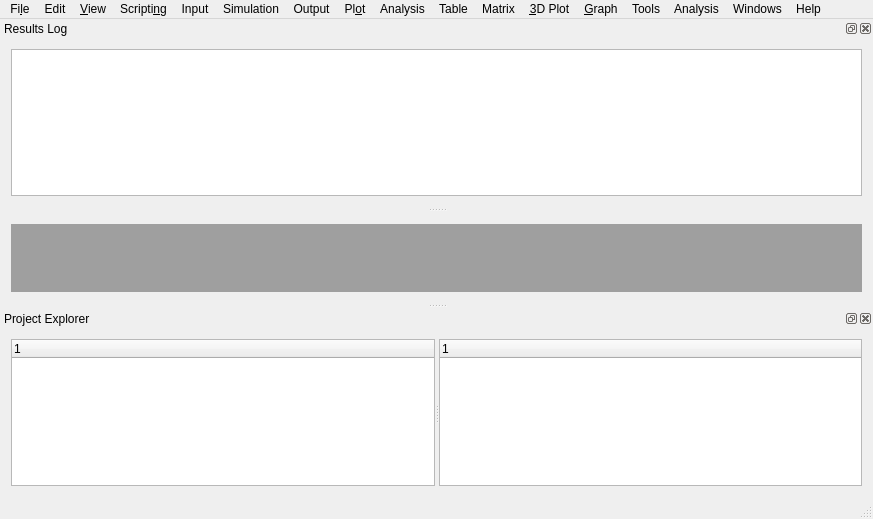
<?xml version="1.0" encoding="UTF-8"?>
<ui version="4.0">
 <class>ApplicationWindow</class>
 <widget class="QMainWindow" name="ApplicationWindow">
  <property name="geometry">
   <rect>
    <x>0</x>
    <y>0</y>
    <width>873</width>
    <height>519</height>
   </rect>
  </property>
  <property name="windowTitle">
   <string>MainWindow</string>
  </property>
  <widget class="QWidget" name="centralWidget">
   <layout class="QGridLayout" name="gridLayout">
    <item row="0" column="0">
     <widget class="QMdiArea" name="mdiArea"/>
    </item>
   </layout>
  </widget>
  <widget class="QMenuBar" name="menuBar">
   <property name="geometry">
    <rect>
     <x>0</x>
     <y>0</y>
     <width>873</width>
     <height>22</height>
    </rect>
   </property>
   <widget class="QMenu" name="menuFile">
    <property name="title">
     <string>Fi&amp;le</string>
    </property>
    <widget class="QMenu" name="menuExportGraph">
     <property name="title">
      <string>&amp;Export Graph</string>
     </property>
     <addaction name="actionExportCurrentGraph"/>
     <addaction name="actionExportAllGraphs"/>
    </widget>
    <widget class="QMenu" name="menuNew">
     <property name="title">
      <string>&amp;New</string>
     </property>
     <addaction name="actionNewProject"/>
     <addaction name="actionNewTable"/>
     <addaction name="actionNewMatrix"/>
     <addaction name="actionNewNote"/>
     <addaction name="actionNewGraph"/>
     <addaction name="actionNewFunctionPlot"/>
     <addaction name="actionNew3DSurfacePlot"/>
    </widget>
    <widget class="QMenu" name="menuRecentProjects">
     <property name="title">
      <string>&amp;Recent Projects</string>
     </property>
    </widget>
    <addaction name="menuNew"/>
    <addaction name="actionOpenAproj"/>
    <addaction name="menuRecentProjects"/>
    <addaction name="separator"/>
    <addaction name="actionOpenImage"/>
    <addaction name="actionImportImage"/>
    <addaction name="separator"/>
    <addaction name="actionSaveProject"/>
    <addaction name="actionSaveProjectAs"/>
    <addaction name="separator"/>
    <addaction name="actionOpenTemplate"/>
    <addaction name="actionSaveAsTemplate"/>
    <addaction name="separator"/>
    <addaction name="menuExportGraph"/>
    <addaction name="actionPrint"/>
    <addaction name="actionPrintAllPlots"/>
    <addaction name="separator"/>
    <addaction name="actionExportASCII"/>
    <addaction name="actionImportASCII"/>
    <addaction name="separator"/>
    <addaction name="actionQuit"/>
   </widget>
   <widget class="QMenu" name="menuEdit">
    <property name="title">
     <string>Edit</string>
    </property>
    <addaction name="actionUndo"/>
    <addaction name="actionRedo"/>
    <addaction name="separator"/>
    <addaction name="actionCutSelection"/>
    <addaction name="actionCopySelection"/>
    <addaction name="actionPasteSelection"/>
    <addaction name="actionClearSelection"/>
    <addaction name="separator"/>
    <addaction name="actionDeleteFitTables"/>
    <addaction name="actionClearLogInfo"/>
    <addaction name="separator"/>
    <addaction name="actionAddGlyphs"/>
    <addaction name="actionPreferences"/>
   </widget>
   <widget class="QMenu" name="menuView">
    <property name="title">
     <string>&amp;View</string>
    </property>
    <widget class="QMenu" name="menuToolbars">
     <property name="title">
      <string>&amp;Toolbars</string>
     </property>
     <addaction name="actionShowFileToolbar"/>
     <addaction name="actionShowEditToolbar"/>
     <addaction name="actionShowTableToolbar"/>
     <addaction name="separator"/>
     <addaction name="actionShowPlotToolbar"/>
     <addaction name="actionShowMatrixPlotToolbar"/>
     <addaction name="separator"/>
     <addaction name="actionShowGraphToolbar"/>
     <addaction name="actionShow3DSurfacePlotToolbar"/>
     <addaction name="separator"/>
     <addaction name="actionShowSimulationToolbar"/>
    </widget>
    <addaction name="actionPlotWizard"/>
    <addaction name="separator"/>
    <addaction name="actionShowUndoRedoHistory"/>
    <addaction name="menuToolbars"/>
    <addaction name="actionLockToolbars"/>
    <addaction name="separator"/>
   </widget>
   <widget class="QMenu" name="menuGraph">
    <property name="title">
     <string>&amp;Graph</string>
    </property>
    <widget class="QMenu" name="menuAddLayout">
     <property name="title">
      <string>Add &amp;Layout</string>
     </property>
     <addaction name="actionAddLayoutUp"/>
     <addaction name="actionAddLayoutDown"/>
     <addaction name="actionAddLayoutLeft"/>
     <addaction name="actionAddLayoutRight"/>
    </widget>
    <widget class="QMenu" name="menuAddAxis">
     <property name="title">
      <string>Add Axis...</string>
     </property>
     <widget class="QMenu" name="menuAddLeftAxis">
      <property name="title">
       <string>Add Left Axis</string>
      </property>
      <addaction name="actionLeftValue"/>
      <addaction name="actionLeftLog"/>
      <addaction name="actionLeftPi"/>
      <addaction name="actionLeftText"/>
      <addaction name="actionLeftTime"/>
      <addaction name="actionLeftDateTime"/>
     </widget>
     <widget class="QMenu" name="menuAddBottomAxis">
      <property name="title">
       <string>Add Bottom Axis</string>
      </property>
      <addaction name="actionBottomValue"/>
      <addaction name="actionBottomLog"/>
      <addaction name="actionBottomPi"/>
      <addaction name="actionBottomText"/>
      <addaction name="actionBottomTime"/>
      <addaction name="actionBottomDateTime"/>
     </widget>
     <widget class="QMenu" name="menuAddRightAxis">
      <property name="title">
       <string>Add Right Axis</string>
      </property>
      <addaction name="actionRightValue"/>
      <addaction name="actionRightLog"/>
      <addaction name="actionRightPi"/>
      <addaction name="actionRightText"/>
      <addaction name="actionRightTime"/>
      <addaction name="actionRightDateTime"/>
     </widget>
     <widget class="QMenu" name="menuAddTopAxis">
      <property name="title">
       <string>Add Top Axis</string>
      </property>
      <addaction name="actionTopValue"/>
      <addaction name="actionTopPi"/>
      <addaction name="actionTopLog"/>
      <addaction name="actionTopText"/>
      <addaction name="actionTopTime"/>
      <addaction name="actionTopDateTime"/>
     </widget>
     <addaction name="menuAddLeftAxis"/>
     <addaction name="menuAddBottomAxis"/>
     <addaction name="menuAddRightAxis"/>
     <addaction name="menuAddTopAxis"/>
    </widget>
    <widget class="QMenu" name="menuAddRemoveOtherPlots">
     <property name="title">
      <string>Add/Remove Other Plots...</string>
     </property>
     <addaction name="actionAddRemovePloty"/>
     <addaction name="actionAddRemoveVector"/>
    </widget>
    <addaction name="actionAddRemoveCurve"/>
    <addaction name="actionAddFunctionCurve"/>
    <addaction name="actionAddErrorBars"/>
    <addaction name="menuAddRemoveOtherPlots"/>
    <addaction name="menuAddAxis"/>
    <addaction name="actionLegendReorder"/>
    <addaction name="separator"/>
    <addaction name="actionAddText"/>
    <addaction name="actionAddTimeStamp"/>
    <addaction name="actionAddImage"/>
    <addaction name="actionDrawLine"/>
    <addaction name="actionDrawArrow"/>
    <addaction name="actionDrawEllipse"/>
    <addaction name="separator"/>
    <addaction name="actionAddNestedLayout"/>
    <addaction name="menuAddLayout"/>
    <addaction name="actionRemoveLayout"/>
    <addaction name="actionArrangeLayout"/>
   </widget>
   <widget class="QMenu" name="menuHelp">
    <property name="title">
     <string>Help</string>
    </property>
    <addaction name="actionHelp"/>
    <addaction name="separator"/>
    <addaction name="actionHomepage"/>
    <addaction name="actionWiki"/>
    <addaction name="actionVisitForum"/>
    <addaction name="actionReportBug"/>
    <addaction name="separator"/>
    <addaction name="actionCheckUpdates"/>
    <addaction name="actionAbout"/>
   </widget>
   <widget class="QMenu" name="menuPlot">
    <property name="title">
     <string>Pl&amp;ot</string>
    </property>
    <widget class="QMenu" name="menuPlot2DSpecialLineSymbol">
     <property name="title">
      <string>Spe&amp;cial Line + Symbol</string>
     </property>
     <addaction name="actionPlot2DVerticalDropLines"/>
     <addaction name="actionPlot2DSpline"/>
     <addaction name="actionPlot2DVerticalSteps"/>
     <addaction name="actionPlot2DHorizontalSteps"/>
    </widget>
    <widget class="QMenu" name="menuPlot2DStatisticalGraphs">
     <property name="title">
      <string>Statistical &amp;Graphs</string>
     </property>
     <addaction name="actionPlot2DStatBox"/>
     <addaction name="actionPlot2DStatHistogram"/>
     <addaction name="actionPlot2DStatStackedHistogram"/>
    </widget>
    <widget class="QMenu" name="menuPlot2DLayoutGrids">
     <property name="title">
      <string>Layout Grids</string>
     </property>
     <addaction name="actionPanelVertical2Layouts"/>
     <addaction name="actionPanelHorizontal2Layouts"/>
     <addaction name="actionPanel4Layouts"/>
    </widget>
    <widget class="QMenu" name="menuPlot3D">
     <property name="title">
      <string>&amp;3D Plot</string>
     </property>
     <addaction name="actionPlot3DRibbon"/>
     <addaction name="actionPlot3DBar"/>
     <addaction name="actionPlot3DScatter"/>
     <addaction name="actionPlot3DTrajectory"/>
    </widget>
    <widget class="QMenu" name="menuPlot2DScatter">
     <property name="title">
      <string>Scatter</string>
     </property>
     <addaction name="actionPlot2DScatter"/>
     <addaction name="actionPlot2DScatterXErr"/>
     <addaction name="actionPlot2DScatterYErr"/>
     <addaction name="actionPlot2DScatterXYErr"/>
    </widget>
    <addaction name="actionPlot2DLine"/>
    <addaction name="menuPlot2DScatter"/>
    <addaction name="actionPlot2DLineSymbol"/>
    <addaction name="menuPlot2DSpecialLineSymbol"/>
    <addaction name="separator"/>
    <addaction name="actionPlot2DVerticalBars"/>
    <addaction name="actionPlot2DVerticalStackedBars"/>
    <addaction name="actionPlot2DVerticalGroupedBars"/>
    <addaction name="actionPlot2DHorizontalBars"/>
    <addaction name="actionPlot2DHorizontalStackedBars"/>
    <addaction name="actionPlot2DHorizontalGroupedBars"/>
    <addaction name="actionPlot2DArea"/>
    <addaction name="actionPlot2DChannelFill"/>
    <addaction name="actionPlot2DPie"/>
    <addaction name="actionPlot2DHalfPie"/>
    <addaction name="actionPlot2DVectorsXYXY"/>
    <addaction name="actionPlot2DVectorsXYAM"/>
    <addaction name="separator"/>
    <addaction name="menuPlot2DStatisticalGraphs"/>
    <addaction name="separator"/>
    <addaction name="menuPlot3D"/>
    <addaction name="separator"/>
    <addaction name="menuPlot2DLayoutGrids"/>
   </widget>
   <widget class="QMenu" name="menuScripting">
    <property name="title">
     <string>Scripti&amp;ng</string>
    </property>
    <addaction name="actionScriptingLanguage"/>
    <addaction name="actionRestartScripting"/>
    <addaction name="separator"/>
    <addaction name="actionExecute"/>
    <addaction name="actionExecuteAll"/>
    <addaction name="actionEvaluateExpression"/>
   </widget>
   <widget class="QMenu" name="menu3DPlot">
    <property name="title">
     <string>&amp;3D Plot</string>
    </property>
    <addaction name="action3DWireFrame"/>
    <addaction name="action3DSurface"/>
    <addaction name="action3DWireSurface"/>
    <addaction name="separator"/>
    <addaction name="action3DBar"/>
    <addaction name="action3DScatter"/>
    <addaction name="separator"/>
    <addaction name="action3DCountourColorFill"/>
    <addaction name="action3DCountourLines"/>
    <addaction name="action3DGreyScaleMap"/>
    <addaction name="separator"/>
    <addaction name="action3DWireFramePolar"/>
    <addaction name="action3DSurfacePolar"/>
    <addaction name="action3DWireFrameSurfacePolar"/>
    <addaction name="separator"/>
    <addaction name="action3DScatterPolar"/>
    <addaction name="separator"/>
    <addaction name="action3DPolarSpectrogram"/>
   </widget>
   <widget class="QMenu" name="menuWindow">
    <property name="title">
     <string>Windows</string>
    </property>
    <addaction name="actionCascadeWindow"/>
    <addaction name="actionTileWindow"/>
    <addaction name="separator"/>
    <addaction name="actionNextWindow"/>
    <addaction name="actionPreviousWindow"/>
    <addaction name="separator"/>
    <addaction name="actionDuplicateWindow"/>
    <addaction name="separator"/>
    <addaction name="actionHideWindow"/>
    <addaction name="actionCloseWindow"/>
   </widget>
   <widget class="QMenu" name="menuGraph2DAnalysis">
    <property name="title">
     <string>Analysis</string>
    </property>
    <widget class="QMenu" name="menuTranslate">
     <property name="title">
      <string>Translate...</string>
     </property>
     <addaction name="actionHorizontalTranslate"/>
     <addaction name="actionVerticalTranslate"/>
    </widget>
    <widget class="QMenu" name="menuSmooth">
     <property name="title">
      <string>Smooth</string>
     </property>
     <addaction name="actionSavitzkySmooth"/>
     <addaction name="actionMovingWindowAverageSmooth"/>
     <addaction name="actionFFTFilterSmooth"/>
    </widget>
    <widget class="QMenu" name="menuFFTFilter">
     <property name="title">
      <string>FFT Filter</string>
     </property>
     <addaction name="actionLowPassFFTFilter"/>
     <addaction name="actionHighPassFFTFilter"/>
     <addaction name="actionBandPassFFTFilter"/>
     <addaction name="actionBandBlockFFTFilter"/>
    </widget>
    <widget class="QMenu" name="menuQuickFit">
     <property name="title">
      <string>Quick Fit</string>
     </property>
     <widget class="QMenu" name="menuFitExponentialDecay">
      <property name="title">
       <string>Fit Exponential Decay...</string>
      </property>
      <addaction name="actionFirstOrderExponentialDecay"/>
      <addaction name="actionSecondOrderExponentialDecay"/>
      <addaction name="actionThirdOrderExponentialDecay"/>
     </widget>
     <widget class="QMenu" name="menuFitMultiPeak">
      <property name="title">
       <string>Fit Multi-Peak...</string>
      </property>
      <addaction name="actionMultiPeakGaussian"/>
      <addaction name="actionMultiPeakLorentzian"/>
     </widget>
     <addaction name="actionFitLinear"/>
     <addaction name="actionFitPolynomial"/>
     <addaction name="separator"/>
     <addaction name="menuFitExponentialDecay"/>
     <addaction name="actionFitExponentialGrowth"/>
     <addaction name="actionFitBoltzmannSigmoid"/>
     <addaction name="actionFitGaussian"/>
     <addaction name="actionFitLorentzian"/>
     <addaction name="menuFitMultiPeak"/>
    </widget>
    <addaction name="menuTranslate"/>
    <addaction name="separator"/>
    <addaction name="actionGraph2DFFT"/>
    <addaction name="menuFFTFilter"/>
    <addaction name="menuSmooth"/>
    <addaction name="separator"/>
    <addaction name="actionDifferentiate"/>
    <addaction name="actionIntegrate"/>
    <addaction name="separator"/>
    <addaction name="actionInterpolate"/>
    <addaction name="separator"/>
    <addaction name="menuQuickFit"/>
    <addaction name="actionGraph2DFitWizard"/>
   </widget>
   <widget class="QMenu" name="menuTableAnalysis">
    <property name="title">
     <string>Analysis</string>
    </property>
    <addaction name="actionStatisticsOnColumns"/>
    <addaction name="actionStatisticsOnRows"/>
    <addaction name="separator"/>
    <addaction name="actionTableFFT"/>
    <addaction name="separator"/>
    <addaction name="actionCorrelate"/>
    <addaction name="actionAutocorrelate"/>
    <addaction name="separator"/>
    <addaction name="actionConvolute"/>
    <addaction name="actionDeconvolute"/>
    <addaction name="separator"/>
   </widget>
   <widget class="QMenu" name="menuTools">
    <property name="title">
     <string>Tools</string>
    </property>
    <addaction name="actionDisableGraphTools"/>
    <addaction name="actionGraphDataReader"/>
    <addaction name="actionGraphScreenReader"/>
    <addaction name="actionGraphSelectDataRange"/>
    <addaction name="actionGraphMoveDataPoints"/>
    <addaction name="actionGraphRemoveBadDataPoints"/>
    <addaction name="separator"/>
    <addaction name="actionGraphDragRange"/>
    <addaction name="actionGraphZoomRange"/>
    <addaction name="separator"/>
    <addaction name="actionGraphRescaleShowAll"/>
   </widget>
   <widget class="QMenu" name="menuTable">
    <property name="title">
     <string>Table</string>
    </property>
   </widget>
   <widget class="QMenu" name="menuMatrix">
    <property name="title">
     <string>Matrix</string>
    </property>
   </widget>
   <widget class="QMenu" name="menuInput">
    <property name="title">
     <string>Input</string>
    </property>
   </widget>
   <widget class="QMenu" name="menuSimulation">
    <property name="title">
     <string>Simulation</string>
    </property>
    <addaction name="actionRunSimulation"/>
    <addaction name="actionPauseSimulation"/>
    <addaction name="actionStopSimulation"/>
    <addaction name="separator"/>
    <addaction name="actionSimulationOptions"/>
   </widget>
   <widget class="QMenu" name="menuOutput">
    <property name="title">
     <string>Output</string>
    </property>
   </widget>
   <addaction name="menuFile"/>
   <addaction name="menuEdit"/>
   <addaction name="menuView"/>
   <addaction name="menuScripting"/>
   <addaction name="menuInput"/>
   <addaction name="menuSimulation"/>
   <addaction name="menuOutput"/>
   <addaction name="menuPlot"/>
   <addaction name="menuTableAnalysis"/>
   <addaction name="menuTable"/>
   <addaction name="menuMatrix"/>
   <addaction name="menu3DPlot"/>
   <addaction name="menuGraph"/>
   <addaction name="menuTools"/>
   <addaction name="menuGraph2DAnalysis"/>
   <addaction name="menuWindow"/>
   <addaction name="menuHelp"/>
  </widget>
  <widget class="QStatusBar" name="statusBar"/>
  <widget class="QDockWidget" name="explorerWindow">
   <property name="accessibleName">
    <string>Project Explorer</string>
   </property>
   <property name="windowTitle">
    <string>Project Explorer</string>
   </property>
   <attribute name="dockWidgetArea">
    <number>8</number>
   </attribute>
   <widget class="QWidget" name="dockWidgetContents">
    <layout class="QGridLayout" name="explorerGridLayout">
     <item row="0" column="0">
      <widget class="QSplitter" name="explorerSplitter">
       <property name="orientation">
        <enum>Qt::Horizontal</enum>
       </property>
       <widget class="FolderTreeWidget" name="folderView">
        <column>
         <property name="text">
          <string notr="true">1</string>
         </property>
        </column>
       </widget>
       <widget class="FolderTreeWidget" name="listView">
        <column>
         <property name="text">
          <string notr="true">1</string>
         </property>
        </column>
       </widget>
      </widget>
     </item>
    </layout>
   </widget>
  </widget>
  <widget class="QDockWidget" name="logWindow">
   <property name="windowTitle">
    <string>Results Log</string>
   </property>
   <attribute name="dockWidgetArea">
    <number>4</number>
   </attribute>
   <widget class="QWidget" name="dockWidgetContents_6">
    <layout class="QGridLayout" name="resultLogGridLayout">
     <item row="0" column="0">
      <widget class="QTextEdit" name="resultLog"/>
     </item>
    </layout>
   </widget>
  </widget>
  <action name="actionOpenAproj">
   <property name="text">
    <string>&amp;Open...</string>
   </property>
   <property name="shortcut">
    <string>Ctrl+O</string>
   </property>
  </action>
  <action name="actionOpenImage">
   <property name="text">
    <string>Open Image &amp;File...</string>
   </property>
   <property name="shortcut">
    <string>Ctrl+I</string>
   </property>
  </action>
  <action name="actionImportImage">
   <property name="text">
    <string>&amp;Import Image...</string>
   </property>
  </action>
  <action name="actionSaveProject">
   <property name="text">
    <string>&amp;Save Project</string>
   </property>
   <property name="shortcut">
    <string>Ctrl+S</string>
   </property>
  </action>
  <action name="actionSaveProjectAs">
   <property name="text">
    <string>Sa&amp;ve Project As...</string>
   </property>
  </action>
  <action name="actionOpenTemplate">
   <property name="text">
    <string>Open Template...</string>
   </property>
  </action>
  <action name="actionSaveAsTemplate">
   <property name="text">
    <string>Save As Template...</string>
   </property>
  </action>
  <action name="actionPrint">
   <property name="text">
    <string>&amp;Print...</string>
   </property>
   <property name="shortcut">
    <string>Ctrl+P</string>
   </property>
  </action>
  <action name="actionPrintAllPlots">
   <property name="text">
    <string>Print A&amp;ll Plots...</string>
   </property>
  </action>
  <action name="actionExportASCII">
   <property name="text">
    <string>E&amp;xport ASCII...</string>
   </property>
  </action>
  <action name="actionImportASCII">
   <property name="text">
    <string>I&amp;mport ASCII...</string>
   </property>
   <property name="shortcut">
    <string>Ctrl+K</string>
   </property>
  </action>
  <action name="actionQuit">
   <property name="text">
    <string>&amp;Quit</string>
   </property>
   <property name="shortcut">
    <string>Ctrl+Q</string>
   </property>
  </action>
  <action name="actionNewProject">
   <property name="text">
    <string>&amp;New Project</string>
   </property>
   <property name="toolTip">
    <string>Open a new project</string>
   </property>
   <property name="shortcut">
    <string>Ctrl+N</string>
   </property>
  </action>
  <action name="actionNewTable">
   <property name="text">
    <string>N&amp;ew Table</string>
   </property>
   <property name="shortcut">
    <string>Ctrl+T</string>
   </property>
   <property name="autoRepeat">
    <bool>true</bool>
   </property>
   <property name="visible">
    <bool>true</bool>
   </property>
   <property name="iconVisibleInMenu">
    <bool>true</bool>
   </property>
  </action>
  <action name="actionNewMatrix">
   <property name="text">
    <string>New &amp;Matrix</string>
   </property>
   <property name="shortcut">
    <string>Ctrl+M</string>
   </property>
  </action>
  <action name="actionNewNote">
   <property name="text">
    <string>New Note/&amp;Script</string>
   </property>
  </action>
  <action name="actionNewGraph">
   <property name="text">
    <string>New &amp;Graph</string>
   </property>
   <property name="shortcut">
    <string>Ctrl+G</string>
   </property>
  </action>
  <action name="actionNewFunctionPlot">
   <property name="text">
    <string>New &amp;Function Plot</string>
   </property>
   <property name="shortcut">
    <string>Ctrl+F</string>
   </property>
  </action>
  <action name="actionNew3DSurfacePlot">
   <property name="text">
    <string>New &amp;3D Surface Plot</string>
   </property>
   <property name="shortcut">
    <string>Ctrl+Alt+Z</string>
   </property>
  </action>
  <action name="actionExportCurrentGraph">
   <property name="text">
    <string>&amp;Current...</string>
   </property>
   <property name="shortcut">
    <string>Alt+G</string>
   </property>
  </action>
  <action name="actionExportAllGraphs">
   <property name="text">
    <string>&amp;All..</string>
   </property>
   <property name="shortcut">
    <string>Alt+X</string>
   </property>
  </action>
  <action name="actionUndo">
   <property name="text">
    <string>&amp;Undo</string>
   </property>
   <property name="shortcut">
    <string>Ctrl+Z</string>
   </property>
  </action>
  <action name="actionRedo">
   <property name="text">
    <string>&amp;Redo</string>
   </property>
   <property name="shortcut">
    <string>Ctrl+R</string>
   </property>
  </action>
  <action name="actionCutSelection">
   <property name="text">
    <string>&amp;Cut Selection</string>
   </property>
   <property name="shortcut">
    <string>Ctrl+X</string>
   </property>
  </action>
  <action name="actionCopySelection">
   <property name="text">
    <string>Copy &amp;Selection</string>
   </property>
   <property name="shortcut">
    <string>Ctrl+C</string>
   </property>
  </action>
  <action name="actionClearSelection">
   <property name="text">
    <string>Cl&amp;ear Selection</string>
   </property>
   <property name="shortcut">
    <string>Backspace</string>
   </property>
  </action>
  <action name="actionPasteSelection">
   <property name="text">
    <string>&amp;Paste Selection</string>
   </property>
   <property name="shortcut">
    <string>Ctrl+V</string>
   </property>
  </action>
  <action name="actionDeleteFitTables">
   <property name="text">
    <string>&amp;Delete Fit Tables</string>
   </property>
  </action>
  <action name="actionClearLogInfo">
   <property name="text">
    <string>Clear &amp;Log Information</string>
   </property>
  </action>
  <action name="actionPreferences">
   <property name="text">
    <string>Pre&amp;ferences...</string>
   </property>
  </action>
  <action name="actionShowFileToolbar">
   <property name="checkable">
    <bool>true</bool>
   </property>
   <property name="text">
    <string>&amp;File</string>
   </property>
  </action>
  <action name="actionShowEditToolbar">
   <property name="checkable">
    <bool>true</bool>
   </property>
   <property name="text">
    <string>&amp;Edit</string>
   </property>
  </action>
  <action name="actionShowGraphToolbar">
   <property name="checkable">
    <bool>true</bool>
   </property>
   <property name="text">
    <string>&amp;Plot2D Tools</string>
   </property>
  </action>
  <action name="actionShowPlotToolbar">
   <property name="checkable">
    <bool>true</bool>
   </property>
   <property name="text">
    <string>&amp;Table Plot</string>
   </property>
  </action>
  <action name="actionShowTableToolbar">
   <property name="checkable">
    <bool>true</bool>
   </property>
   <property name="text">
    <string>&amp;Table</string>
   </property>
  </action>
  <action name="actionShowMatrixPlotToolbar">
   <property name="checkable">
    <bool>true</bool>
   </property>
   <property name="text">
    <string>&amp;Matrix Plot</string>
   </property>
  </action>
  <action name="actionShow3DSurfacePlotToolbar">
   <property name="checkable">
    <bool>true</bool>
   </property>
   <property name="text">
    <string>&amp;Plot3D Tools</string>
   </property>
  </action>
  <action name="actionLockToolbars">
   <property name="checkable">
    <bool>true</bool>
   </property>
   <property name="text">
    <string>&amp;Lock Toolbars</string>
   </property>
  </action>
  <action name="actionPlotWizard">
   <property name="text">
    <string>Plot &amp;Wizard</string>
   </property>
   <property name="shortcut">
    <string>Ctrl+Alt+W</string>
   </property>
  </action>
  <action name="actionShowUndoRedoHistory">
   <property name="text">
    <string>&amp;Undo/Redo History</string>
   </property>
  </action>
  <action name="actionAddRemoveCurve">
   <property name="text">
    <string>&amp;Add/Remove Plot xy/xyy...</string>
   </property>
   <property name="shortcut">
    <string>Alt+C</string>
   </property>
  </action>
  <action name="actionAddErrorBars">
   <property name="text">
    <string>Add &amp;Error Bars...</string>
   </property>
   <property name="shortcut">
    <string>Ctrl+B</string>
   </property>
  </action>
  <action name="actionAddFunctionCurve">
   <property name="text">
    <string>Add &amp;Function...</string>
   </property>
   <property name="shortcut">
    <string>Ctrl+Alt+F</string>
   </property>
  </action>
  <action name="actionAddText">
   <property name="text">
    <string>Add Te&amp;xt</string>
   </property>
   <property name="shortcut">
    <string>Alt+T</string>
   </property>
  </action>
  <action name="actionDrawArrow">
   <property name="checkable">
    <bool>false</bool>
   </property>
   <property name="text">
    <string>&amp;Draw Arrow</string>
   </property>
   <property name="shortcut">
    <string>Alt+A</string>
   </property>
  </action>
  <action name="actionDrawLine">
   <property name="checkable">
    <bool>false</bool>
   </property>
   <property name="text">
    <string>Dra&amp;w Line</string>
   </property>
  </action>
  <action name="actionAddTimeStamp">
   <property name="text">
    <string>Add Ti&amp;me Stamp</string>
   </property>
   <property name="shortcut">
    <string>Ctrl+Alt+T</string>
   </property>
  </action>
  <action name="actionAddImage">
   <property name="text">
    <string>Add &amp;Image</string>
   </property>
   <property name="shortcut">
    <string>Alt+I</string>
   </property>
  </action>
  <action name="actionDrawEllipse">
   <property name="text">
    <string>&amp;Draw Ellipse</string>
   </property>
   <property name="iconText">
    <string>Draw Ellipse</string>
   </property>
   <property name="toolTip">
    <string>Draw Ellipse</string>
   </property>
   <property name="shortcut">
    <string>Ctrl+L</string>
   </property>
  </action>
  <action name="actionAddNestedLayout">
   <property name="text">
    <string>Add Nested Layout</string>
   </property>
  </action>
  <action name="actionRemoveLayout">
   <property name="text">
    <string>&amp;Remove Layout</string>
   </property>
  </action>
  <action name="actionArrangeLayout">
   <property name="text">
    <string>Swap Layouts...</string>
   </property>
  </action>
  <action name="actionHelp">
   <property name="text">
    <string>&amp;Help</string>
   </property>
   <property name="shortcut">
    <string>Ctrl+H</string>
   </property>
  </action>
  <action name="actionHomepage">
   <property name="text">
    <string>&amp;Homepage</string>
   </property>
  </action>
  <action name="actionChooseHelpFolder">
   <property name="text">
    <string>&amp;Choose Help Folder</string>
   </property>
  </action>
  <action name="actionCheckUpdates">
   <property name="text">
    <string>Check &amp;Updates</string>
   </property>
  </action>
  <action name="actionWiki">
   <property name="text">
    <string>Wiki</string>
   </property>
  </action>
  <action name="actionVisitForum">
   <property name="text">
    <string>&amp;Forum</string>
   </property>
  </action>
  <action name="actionReportBug">
   <property name="text">
    <string>&amp;Report a Bug</string>
   </property>
  </action>
  <action name="actionAbout">
   <property name="text">
    <string>A&amp;bout</string>
   </property>
   <property name="shortcut">
    <string>Ctrl+Alt+H</string>
   </property>
  </action>
  <action name="actionPlot2DLine">
   <property name="text">
    <string>&amp;Line</string>
   </property>
  </action>
  <action name="actionPlot2DVerticalBars">
   <property name="text">
    <string>&amp;Vertical Bars</string>
   </property>
  </action>
  <action name="actionPlot2DHorizontalBars">
   <property name="text">
    <string>&amp;Horizontal Bars</string>
   </property>
  </action>
  <action name="actionPlot2DArea">
   <property name="text">
    <string>&amp;Area</string>
   </property>
  </action>
  <action name="actionPlot2DPie">
   <property name="text">
    <string>&amp;Pie</string>
   </property>
  </action>
  <action name="actionPlot2DVectorsXYXY">
   <property name="text">
    <string>Vectors &amp;XYXY</string>
   </property>
  </action>
  <action name="actionPlot2DVectorsXYAM">
   <property name="text">
    <string>V&amp;ectors XYAM</string>
   </property>
  </action>
  <action name="actionPlot2DVerticalDropLines">
   <property name="text">
    <string>&amp;Vertical Drop Lines</string>
   </property>
  </action>
  <action name="actionPlot2DSpline">
   <property name="text">
    <string>&amp;Spline</string>
   </property>
  </action>
  <action name="actionPlot2DVerticalSteps">
   <property name="text">
    <string>V&amp;ertical Steps</string>
   </property>
  </action>
  <action name="actionPlot2DHorizontalSteps">
   <property name="text">
    <string>&amp;Horizontal Steps</string>
   </property>
  </action>
  <action name="actionPlot2DStatBox">
   <property name="text">
    <string>&amp;Box Plot</string>
   </property>
  </action>
  <action name="actionPlot2DStatHistogram">
   <property name="text">
    <string>&amp;Histogram</string>
   </property>
  </action>
  <action name="actionPlot2DStatStackedHistogram">
   <property name="text">
    <string>&amp;Stacked Histogram</string>
   </property>
  </action>
  <action name="actionPanelVertical2Layouts">
   <property name="text">
    <string>&amp;Vertical 2 Layouts</string>
   </property>
  </action>
  <action name="actionPanelHorizontal2Layouts">
   <property name="text">
    <string>&amp;Horizontal 2 Layouts</string>
   </property>
  </action>
  <action name="actionPanel4Layouts">
   <property name="text">
    <string>&amp;4(2x2) Layouts</string>
   </property>
  </action>
  <action name="actionPlot3DRibbon">
   <property name="text">
    <string>&amp;Ribbon</string>
   </property>
  </action>
  <action name="actionPlot3DBar">
   <property name="text">
    <string>&amp;Bar</string>
   </property>
  </action>
  <action name="actionPlot3DScatter">
   <property name="text">
    <string>&amp;Scatter</string>
   </property>
  </action>
  <action name="actionPlot3DTrajectory">
   <property name="text">
    <string>&amp;Trajectory</string>
   </property>
  </action>
  <action name="actionPlot2DLineSymbol">
   <property name="text">
    <string>L&amp;ine + Symbol</string>
   </property>
  </action>
  <action name="actionScriptingLanguage">
   <property name="text">
    <string>&amp;Scripting Language</string>
   </property>
  </action>
  <action name="actionRestartScripting">
   <property name="text">
    <string>&amp;Restart Scripting</string>
   </property>
  </action>
  <action name="actionExecute">
   <property name="text">
    <string>&amp;Execute</string>
   </property>
  </action>
  <action name="actionExecuteAll">
   <property name="text">
    <string>E&amp;xecute All</string>
   </property>
  </action>
  <action name="actionEvaluateExpression">
   <property name="text">
    <string>E&amp;valuate Expression</string>
   </property>
  </action>
  <action name="action3DWireFrame">
   <property name="text">
    <string>&amp;3D Wire Frame</string>
   </property>
  </action>
  <action name="action3DSurface">
   <property name="text">
    <string>3D &amp;Surface</string>
   </property>
  </action>
  <action name="action3DWireSurface">
   <property name="text">
    <string>3D &amp;Wire Frame Surface</string>
   </property>
  </action>
  <action name="action3DBar">
   <property name="text">
    <string>&amp;Bar</string>
   </property>
  </action>
  <action name="action3DScatter">
   <property name="text">
    <string>&amp;Scatter</string>
   </property>
  </action>
  <action name="action3DCountourColorFill">
   <property name="text">
    <string>&amp;Countour + Color Fill</string>
   </property>
  </action>
  <action name="action3DCountourLines">
   <property name="text">
    <string>Countour &amp;Lines</string>
   </property>
  </action>
  <action name="action3DGreyScaleMap">
   <property name="text">
    <string>&amp;Grey Scale Map</string>
   </property>
  </action>
  <action name="actionCascadeWindow">
   <property name="text">
    <string>&amp;Cascade</string>
   </property>
  </action>
  <action name="actionTileWindow">
   <property name="text">
    <string>&amp;Tile</string>
   </property>
  </action>
  <action name="actionNextWindow">
   <property name="text">
    <string>&amp;Next</string>
   </property>
  </action>
  <action name="actionPreviousWindow">
   <property name="text">
    <string>&amp;Previous</string>
   </property>
  </action>
  <action name="actionDuplicateWindow">
   <property name="text">
    <string>&amp;Duplicate</string>
   </property>
  </action>
  <action name="actionHideWindow">
   <property name="text">
    <string>&amp;Hide Window</string>
   </property>
  </action>
  <action name="actionCloseWindow">
   <property name="text">
    <string>C&amp;lose Window</string>
   </property>
   <property name="shortcut">
    <string>Ctrl+W</string>
   </property>
  </action>
  <action name="actionStatisticsOnColumns">
   <property name="text">
    <string>Statistics on Columns</string>
   </property>
  </action>
  <action name="actionStatisticsOnRows">
   <property name="text">
    <string>Statistics on Rows</string>
   </property>
  </action>
  <action name="actionGraph2DFFT">
   <property name="text">
    <string>FFT...</string>
   </property>
  </action>
  <action name="actionCorrelate">
   <property name="text">
    <string>Correlate</string>
   </property>
  </action>
  <action name="actionAutocorrelate">
   <property name="text">
    <string>Autocorrelate</string>
   </property>
  </action>
  <action name="actionConvolute">
   <property name="text">
    <string>Convolute</string>
   </property>
  </action>
  <action name="actionDeconvolute">
   <property name="text">
    <string>Deconvolute</string>
   </property>
  </action>
  <action name="actionGraph2DFitWizard">
   <property name="text">
    <string>Fit Wizard...</string>
   </property>
   <property name="shortcut">
    <string>Ctrl+Y</string>
   </property>
  </action>
  <action name="actionHorizontalTranslate">
   <property name="text">
    <string>Horizontal</string>
   </property>
  </action>
  <action name="actionVerticalTranslate">
   <property name="text">
    <string>Vertical</string>
   </property>
  </action>
  <action name="actionDifferentiate">
   <property name="text">
    <string>Differentiate</string>
   </property>
  </action>
  <action name="actionIntegrate">
   <property name="text">
    <string>Integrate</string>
   </property>
  </action>
  <action name="actionInterpolate">
   <property name="text">
    <string>Interpolate</string>
   </property>
  </action>
  <action name="actionSavitzkySmooth">
   <property name="text">
    <string>Savitzky-Golay...</string>
   </property>
  </action>
  <action name="actionMovingWindowAverageSmooth">
   <property name="text">
    <string>Moving Window Average...</string>
   </property>
  </action>
  <action name="actionFFTFilterSmooth">
   <property name="text">
    <string>FFT Filter...</string>
   </property>
  </action>
  <action name="actionLowPassFFTFilter">
   <property name="text">
    <string>Low Pass...</string>
   </property>
  </action>
  <action name="actionHighPassFFTFilter">
   <property name="text">
    <string>High Pass...</string>
   </property>
  </action>
  <action name="actionBandPassFFTFilter">
   <property name="text">
    <string>Band Pass...</string>
   </property>
  </action>
  <action name="actionBandBlockFFTFilter">
   <property name="text">
    <string>Band Block...</string>
   </property>
  </action>
  <action name="actionFitLinear">
   <property name="text">
    <string>Fit Linear...</string>
   </property>
  </action>
  <action name="actionFitPolynomial">
   <property name="text">
    <string>Fit Polynomial...</string>
   </property>
  </action>
  <action name="actionFitExponentialGrowth">
   <property name="text">
    <string>Fit Exponential Growth...</string>
   </property>
  </action>
  <action name="actionFitBoltzmannSigmoid">
   <property name="text">
    <string>Fit Boltzmann (Sigmoidal)...</string>
   </property>
  </action>
  <action name="actionFitGaussian">
   <property name="text">
    <string>Fit Gaussian...</string>
   </property>
  </action>
  <action name="actionFitLorentzian">
   <property name="text">
    <string>Fit Lorentzian...</string>
   </property>
  </action>
  <action name="actionFirstOrderExponentialDecay">
   <property name="text">
    <string>First Order...</string>
   </property>
  </action>
  <action name="actionSecondOrderExponentialDecay">
   <property name="text">
    <string>Second Order...</string>
   </property>
  </action>
  <action name="actionThirdOrderExponentialDecay">
   <property name="text">
    <string>Third Order...</string>
   </property>
  </action>
  <action name="actionMultiPeakGaussian">
   <property name="text">
    <string>Gaussian...</string>
   </property>
  </action>
  <action name="actionMultiPeakLorentzian">
   <property name="text">
    <string>Lorentzian...</string>
   </property>
  </action>
  <action name="actionTableFFT">
   <property name="text">
    <string>FFT...</string>
   </property>
  </action>
  <action name="actionTableFitWizard">
   <property name="text">
    <string>Fit Wizard...</string>
   </property>
  </action>
  <action name="actionFormatPlot">
   <property name="text">
    <string>Plot...</string>
   </property>
  </action>
  <action name="actionFormatScale">
   <property name="text">
    <string>Scale...</string>
   </property>
  </action>
  <action name="actionFormatAxis">
   <property name="text">
    <string>Axis...</string>
   </property>
  </action>
  <action name="actionFormatGrid">
   <property name="text">
    <string>Grid...</string>
   </property>
  </action>
  <action name="actionFormatTitle">
   <property name="text">
    <string>Title...</string>
   </property>
  </action>
  <action name="actionDisableGraphTools">
   <property name="text">
    <string>Disable Tools</string>
   </property>
  </action>
  <action name="actionGraphRescaleShowAll">
   <property name="text">
    <string>Rescale to Show All</string>
   </property>
  </action>
  <action name="actionGraphScreenReader">
   <property name="text">
    <string>Screen Reader</string>
   </property>
  </action>
  <action name="actionGraphDataReader">
   <property name="text">
    <string>Data Reader</string>
   </property>
  </action>
  <action name="actionGraphSelectDataRange">
   <property name="text">
    <string>Select Data Range</string>
   </property>
  </action>
  <action name="actionGraphMoveDataPoints">
   <property name="text">
    <string>Move Data Points...</string>
   </property>
  </action>
  <action name="actionGraphRemoveBadDataPoints">
   <property name="text">
    <string>Remove Bad Data Points...</string>
   </property>
  </action>
  <action name="actionPlot2DChannelFill">
   <property name="text">
    <string>&amp;Channel Fill</string>
   </property>
  </action>
  <action name="actionPlot2DVerticalStackedBars">
   <property name="text">
    <string>Vertical Stacked Bars</string>
   </property>
  </action>
  <action name="actionPlot2DHorizontalStackedBars">
   <property name="text">
    <string>Horizontal Stacked Bars</string>
   </property>
  </action>
  <action name="actionGraphDragRange">
   <property name="text">
    <string>Drag Range</string>
   </property>
  </action>
  <action name="actionGraphZoomRange">
   <property name="text">
    <string>Zoom Range</string>
   </property>
  </action>
  <action name="actionPlot2DHalfPie">
   <property name="text">
    <string>&amp;Half Pie</string>
   </property>
  </action>
  <action name="action3DPolarSpectrogram">
   <property name="text">
    <string>Polar Spectrogram</string>
   </property>
  </action>
  <action name="action3DWireFramePolar">
   <property name="text">
    <string>3D Wire Frame Polar</string>
   </property>
  </action>
  <action name="action3DSurfacePolar">
   <property name="text">
    <string>3D Surface Polar</string>
   </property>
  </action>
  <action name="action3DWireFrameSurfacePolar">
   <property name="text">
    <string>3D Wire Frame Surface Polar</string>
   </property>
  </action>
  <action name="action3DScatterPolar">
   <property name="text">
    <string>3D Scatter Polar</string>
   </property>
  </action>
  <action name="actionAddLayoutUp">
   <property name="text">
    <string>Add Up</string>
   </property>
  </action>
  <action name="actionAddLayoutDown">
   <property name="text">
    <string>Add Down</string>
   </property>
  </action>
  <action name="actionAddLayoutLeft">
   <property name="text">
    <string>Add Left</string>
   </property>
  </action>
  <action name="actionAddLayoutRight">
   <property name="text">
    <string>Add Right</string>
   </property>
  </action>
  <action name="actionPlot2DVerticalGroupedBars">
   <property name="text">
    <string>Vertical Grouped Bars</string>
   </property>
  </action>
  <action name="actionPlot2DHorizontalGroupedBars">
   <property name="text">
    <string>Horizontal Grouped Bars</string>
   </property>
  </action>
  <action name="actionPlot2DScatterXErr">
   <property name="text">
    <string>Scatter With X Err</string>
   </property>
  </action>
  <action name="actionPlot2DScatterYErr">
   <property name="text">
    <string>Scatter With Y Err</string>
   </property>
  </action>
  <action name="actionPlot2DScatterXYErr">
   <property name="text">
    <string>Scatter With XY Err</string>
   </property>
  </action>
  <action name="actionPlot2DScatter">
   <property name="text">
    <string>Scatter</string>
   </property>
  </action>
  <action name="actionAddGlyphs">
   <property name="text">
    <string>Add Symbols/Glyphs</string>
   </property>
  </action>
  <action name="actionLeftValue">
   <property name="text">
    <string>Value</string>
   </property>
  </action>
  <action name="actionLeftLog">
   <property name="text">
    <string>Log</string>
   </property>
  </action>
  <action name="actionLeftPi">
   <property name="text">
    <string>Pi</string>
   </property>
  </action>
  <action name="actionLeftText">
   <property name="text">
    <string>Text</string>
   </property>
  </action>
  <action name="actionLeftTime">
   <property name="text">
    <string>Time</string>
   </property>
  </action>
  <action name="actionLeftDateTime">
   <property name="text">
    <string>DateTime</string>
   </property>
  </action>
  <action name="actionBottomValue">
   <property name="text">
    <string>Value</string>
   </property>
  </action>
  <action name="actionBottomLog">
   <property name="text">
    <string>Log</string>
   </property>
  </action>
  <action name="actionBottomPi">
   <property name="text">
    <string>Pi</string>
   </property>
  </action>
  <action name="actionBottomText">
   <property name="text">
    <string>Text</string>
   </property>
  </action>
  <action name="actionBottomTime">
   <property name="text">
    <string>Time</string>
   </property>
  </action>
  <action name="actionBottomDateTime">
   <property name="text">
    <string>DateTime</string>
   </property>
  </action>
  <action name="actionRightValue">
   <property name="text">
    <string>Value</string>
   </property>
  </action>
  <action name="actionRightLog">
   <property name="text">
    <string>Log</string>
   </property>
  </action>
  <action name="actionRightPi">
   <property name="text">
    <string>Pi</string>
   </property>
  </action>
  <action name="actionRightText">
   <property name="text">
    <string>Text</string>
   </property>
  </action>
  <action name="actionRightTime">
   <property name="text">
    <string>Time</string>
   </property>
  </action>
  <action name="actionRightDateTime">
   <property name="text">
    <string>DateTime</string>
   </property>
  </action>
  <action name="actionTopValue">
   <property name="text">
    <string>Value</string>
   </property>
  </action>
  <action name="actionTopPi">
   <property name="text">
    <string>Pi</string>
   </property>
  </action>
  <action name="actionTopLog">
   <property name="text">
    <string>Log</string>
   </property>
  </action>
  <action name="actionTopText">
   <property name="text">
    <string>Text</string>
   </property>
  </action>
  <action name="actionTopTime">
   <property name="text">
    <string>Time</string>
   </property>
  </action>
  <action name="actionTopDateTime">
   <property name="text">
    <string>DateTime</string>
   </property>
  </action>
  <action name="actionLegendReorder">
   <property name="text">
    <string>Legend Reorder</string>
   </property>
  </action>
  <action name="actionAddRemovePloty">
   <property name="text">
    <string>Add/Remove Plot y...</string>
   </property>
  </action>
  <action name="actionAddRemoveVector">
   <property name="text">
    <string>Add/Remove Vector Plot...</string>
   </property>
  </action>
  <action name="hahahahaha">
   <property name="text">
    <string>hahahahaha</string>
   </property>
  </action>
  <action name="actionShowSimulationToolbar">
   <property name="checkable">
    <bool>true</bool>
   </property>
   <property name="text">
    <string>Simulation</string>
   </property>
  </action>
  <action name="actionRunSimulation">
   <property name="text">
    <string>Run</string>
   </property>
  </action>
  <action name="actionPauseSimulation">
   <property name="text">
    <string>Pause</string>
   </property>
  </action>
  <action name="actionStopSimulation">
   <property name="text">
    <string>Stop</string>
   </property>
  </action>
  <action name="actionSimulationOptions">
   <property name="text">
    <string>Options...</string>
   </property>
  </action>
 </widget>
 <layoutdefault spacing="6" margin="11"/>
 <customwidgets>
  <customwidget>
   <class>FolderTreeWidget</class>
   <extends>QTreeWidget</extends>
   <header>Folder.h</header>
  </customwidget>
 </customwidgets>
 <resources/>
 <connections/>
</ui>
